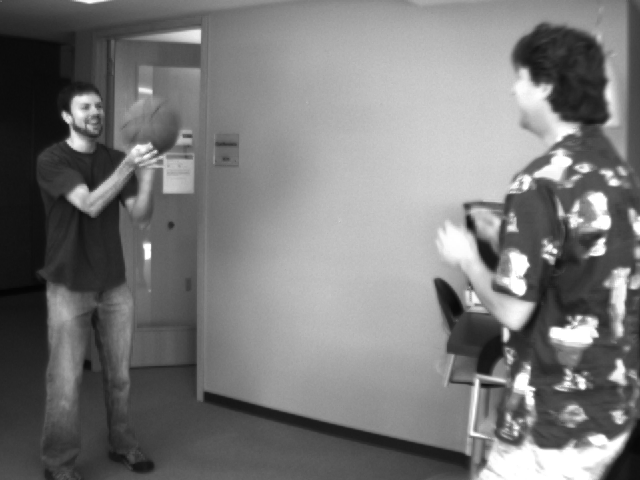
#> input picture basketball1.png, 640 x 480 px
$ python LucasKannadePyramid.py
#> lines starting #> are read from the running program, lines starting #| are printed output that depends on the picture
# Lucas Kannade Implementation for 3 Level Pyramid

from numpy import linalg as LA
from scipy import signal
import numpy as num
import numpy as np
from pylab import *
import matplotlib.pyplot as plt
import cv2

#1D Mask for the first Derivative of the Gaussian Kernel
def gaussDeriv(n,sigma):
    r = range(-int(n/2),int(n/2)+1)
    return [-x / (sigma**3*sqrt(2*pi)) * exp(-float(x)**2/(2*sigma**2)) for x in r]


#Function returns the velocity vectors u and v by solving the matrices using Least Square Fit Method
def LucasKannadePyramid(Im1,Im2,corners,numlevels,iterations,window):

    #Generating Gaussian Pyramids for the Input image using cv2 inbuilt function
    for i in range(iterations):
        G= Im1.copy()
        gpA = [G]
        #processing all levels of the pyramid
        for i in xrange(numlevels):
            G= cv2.pyrDown(G)
            gpA.append(G)

    #returns image and time derivatives fx, fy, ft
    # we perform the mask by predefining the gaussian derivative mask and convolve image1 and image2 in x
    x = [[-1,1], [-1,1]]
    gx=  0.25*np.array(x)
    fx = signal.convolve(Im1,gx) + signal.convolve(Im2,gx)
    fx.resize(len(Im1[:,0]),len(Im1[0,:]))

    # we perform the mask by predefining the gaussian derivative mask and convolve image1 and image2 in x
    y = [[-1,-1], [1,1]]
    gy=  0.25*np.array(y)
    fy = signal.convolve(Im1,gy) + signal.convolve(Im2,gy)
    fy.resize(len(Im1[:,0]),len(Im1[0,:]))

    # Time Derivative of image1 and image2
    gt = 0.25*ones((2,2))
    gt=  np.array(matrix(gt))
    ft = signal.convolve(Im1,gt) + signal.convolve(Im2,-gt)
    ft.resize(len(Im1[:,0]),len(Im1[0,:]))

    u = zeros((len(Im1[:,0]),len(Im1[0,:])))
    v = zeros((len(Im1[:,0]),len(Im1[0,:])))

    # Find the points only for the points that are good features to track(corners)
    for x in corners:
            j,i  = x.ravel()

            # this creates a 3x3 matrix for each pixel in the good feature point
            Fx = fx[(i-1):(i+2), (j-1):(j+2)]
            Fy = fy[(i-1):(i+2), (j-1):(j+2)]
            Ft = ft[(i-1):(i+2), (j-1):(j+2)]

            # transposed as i am using the ravel function which straightens up the 3x3 image to 9x1 reading columnwise
            Fx= np.transpose(Fx)
            Fy= np.transpose(Fy)
            Ft= np.transpose(Ft)

            Fx= Fx.ravel()
            Fy= Fy.ravel()
            Ft= -Ft.ravel()

            #9x2 matrix
            A= np.transpose([Fx, Fy])

            #Least square fit to solve for unknown
            product1= np.dot(np.transpose(A),A)
            product2= np.dot(linalg.pinv(product1),np.transpose(A))
            U = np.dot(product2, Ft)

            #2x1 matrix containing
            u[i,j]=U[0]
            v[i,j]=U[1]

    return u,v


#Main Function to call that calls the LucasKannade function
def PlotLKPyr(Im1,Im2):

    #Using openCV inbuilt function goodFeaturestoTrack to find the corners in the image2
    corners = cv2.goodFeaturesToTrack(Im2,1000,0.01,10)
    corners = np.int0(corners)


    u, v = LucasKannadePyramid(Im1,Im2,corners,3,9,1)

    #plotting the velocity vectors in the image2
    plt.imshow(Im2, cmap = cm.gray)
    for i in range(len(u[:,0])):
        for j in range(len(u[0,:])):
            # thresholding the absolute value of the u and v
            if abs(u[i,j]) > 0.4 and abs(v[i,j]) > 0.15:

                ax = plt.axes()
                ax.arrow(j, i, u[i,j], v[i,j], head_width=4, head_length=5, color ='r')
    figure()
    plt.show()


image1 = cv2.imread('basketball1.png',0)
#> image1 is the input picture: shape (480, 640); min 4, max 255, mean 120.3
image2 = cv2.imread('basketball2.png',0)
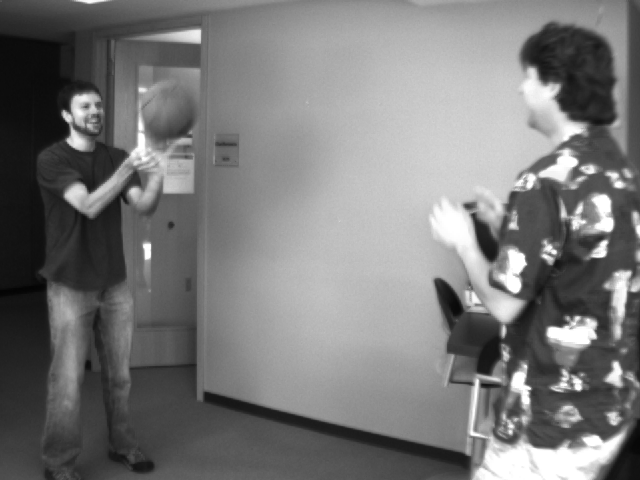
#> input picture basketball2.png, 640 x 480 px
#> image2 is the input picture: shape (480, 640); min 4, max 255, mean 119.9
PlotLKPyr(image1, image2)
#> in PlotLKPyr, `corners = cv2.goodFeaturesToTrack(Im2,1000,0.01,10)`: corners = 277 rows, first 8: [530, 388], [526, 264], [63, 110], [606, 241], [543, 255], [574, 228], [555, 253], [503, 336]
#> in LucasKannadePyramid, `fx = signal.convolve(Im1,gx) + signal.convolve(Im2,gx)`:
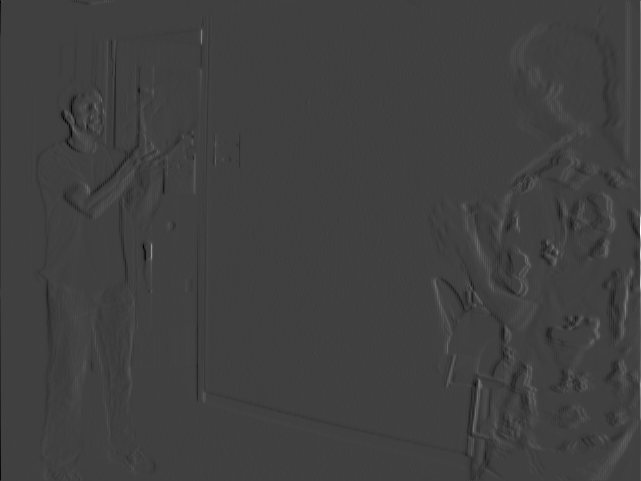
#> fx: shape (481, 641) float64; min -86.5, max 255, mean 0; drawn with min black and max white
#> (the run stopped early here; a loop or call above may not have finished)
